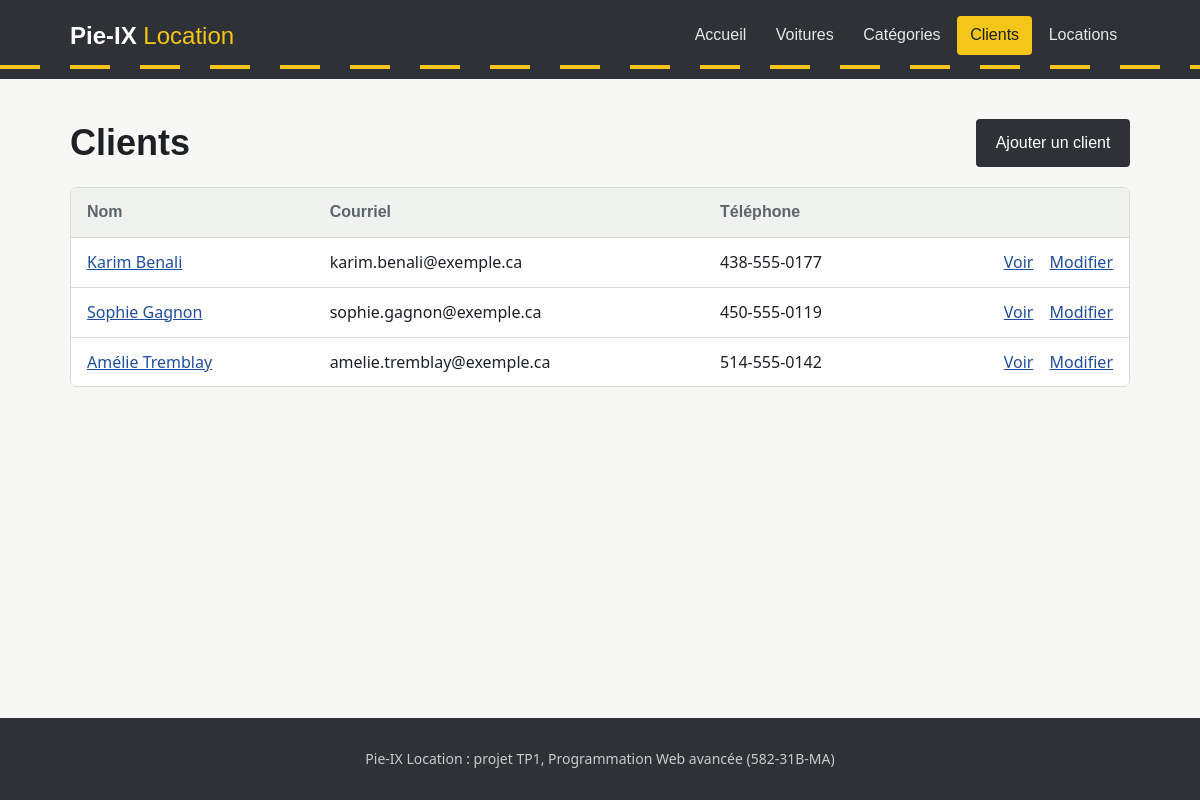
/client-index.php, run on the app's committed database.
### tables this page shows
CREATE TABLE client (
    id        INT AUTO_INCREMENT PRIMARY KEY,
    prenom    VARCHAR(50)  NOT NULL,
    nom       VARCHAR(50)  NOT NULL,
    courriel  VARCHAR(100) NOT NULL UNIQUE,
    telephone VARCHAR(20)
);

### Classe/CRUD.php (called while the page is built, shortened)
<?php
class CRUD extends PDO {
    public function select(string $table, $field = "id", $order = "ASC"):array{
        $sql = "SELECT * FROM $table ORDER BY $field $order";
        $stmt = $this->query($sql);
        return $stmt->fetchAll();
    }
}

### inc/fonctions.php (called while the page is built, shortened)
<?php
function e($valeur):string{
    return htmlspecialchars((string) $valeur, ENT_QUOTES, 'UTF-8');
}

### client-index.php (the view, shortened to what this page needs)
<?php
require_once('inc/fonctions.php');
$client = new Client;
$clients = $client->select('client', 'nom');
require_once('inc/header.php');
?>
<div class="entete-page">
    <h1>Clients</h1>
    <a class="btn" href="client-create.php">Ajouter un client</a>
</div>
<div class="tableau">
<table>
    <thead><tr><th>Nom</th><th>Courriel</th><th>Téléphone</th><th></th></tr></thead>
    <tbody>
    <?php foreach($clients as $c){ ?>
        <tr>
            <td><a href="client-show.php?id=<?= $c['id'] ?>"><?= e($c['prenom'].' '.$c['nom']) ?></a></td>
            <td><?= e($c['courriel']) ?></td>
            <td><?= e($c['telephone']) ?></td>
            <td class="actions-ligne"><a href="client-show.php?id=<?= $c['id'] ?>">Voir</a> <a href="client-edit.php?id=<?= $c['id'] ?>">Modifier</a></td>
        </tr>
    <?php } ?>
    </tbody>
</table>
</div>
<?php require_once('inc/footer.php'); ?>

### css/style.css (style rules this page uses)
:root { --asphalte: #2e3236; --ligne: #f5c518; --papier: #f7f8f6; --encre: #1d2125; --gris: #5c646c; --bordure: #d7dbd8; --plaque: #1f4e9c; --danger: #b42318; --succes: #1e7b4a; --signal: Bahnschrift, "DIN Alternate", "Arial Narrow", sans-serif; --texte: system-ui, -apple-system, "Segoe UI", Roboto, sans-serif; }
* { box-sizing: border-box; }
body { margin: 0; background: var(--papier); color: var(--encre); font: 1rem/1.55 var(--texte); min-height: 100vh; display: flex; flex-direction: column; }
h1, h2, .logo, nav a, .btn, th { font-family: var(--signal); }
h1 { font-size: 2.25rem; line-height: 1.15; margin: 0 0 1.25rem; font-weight: 700; }
a { color: var(--plaque); }
.entete-page { display: flex; flex-wrap: wrap; justify-content: space-between; align-items: center; gap: 1rem; margin-bottom: 1.25rem; }
.entete-page h1 { margin: 0; }
.btn { display: inline-block; background: var(--asphalte); color: #fff; border: 2px solid var(--asphalte); padding: .6rem 1.1rem; border-radius: 4px; font-size: 1rem; text-decoration: none; cursor: pointer; }
.tableau { overflow-x: auto; background: #fff; border: 1px solid var(--bordure); border-radius: 6px; }
table { width: 100%; border-collapse: collapse; }
th, td { padding: .75rem 1rem; text-align: left; border-bottom: 1px solid var(--bordure); vertical-align: middle; }
th { font-weight: 600; color: var(--gris); background: #f0f2f0; }
tbody tr:last-child td { border-bottom: 0; }
.actions-ligne { white-space: nowrap; text-align: right; }
.actions-ligne a + a { margin-left: .75rem; }

### data on the page
client: prenom+nom "Karim Benali", courriel "karim.benali@exemple.ca", telephone "438-555-0177"
client: prenom+nom "Sophie Gagnon", courriel "sophie.gagnon@exemple.ca", telephone "450-555-0119"
client: prenom+nom "Amélie Tremblay", courriel "amelie.tremblay@exemple.ca", telephone "514-555-0142"

### other printed values
$lien[1] "Accueil"
$lien[1] "Voitures"
$lien[1] "Catégories"
$lien[1] "Clients"
$lien[1] "Locations"
